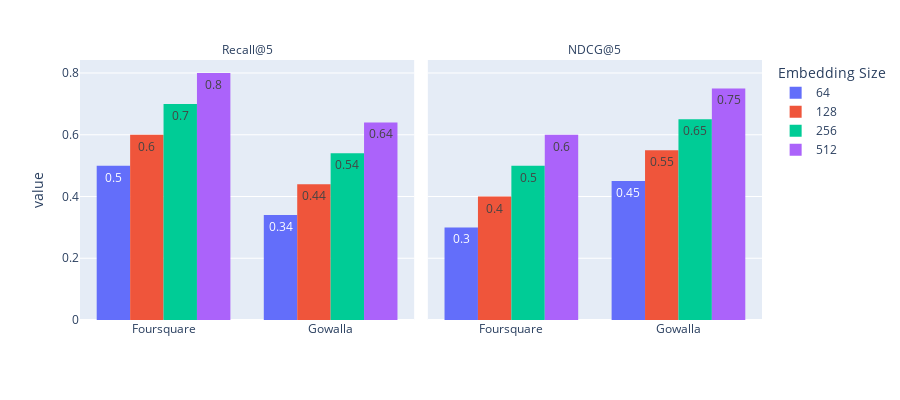

The notebook cell saved with this chart:
### Code cell
fig = px.histogram(df1, x="Dataset", y="value",
             color='emb_size', barmode='group',
             histfunc='avg', facet_col="variable",
             height=400, text_auto=True)

fig.for_each_annotation(lambda a: a.update(text=a.text.split("=")[-1]))
fig.update_xaxes(title = '')

fig.update_layout(
    # title="Plot Title",
    yaxis_title="value",
    # xaxis_title="Y Axis Title",
    legend_title="Embedding Size"
)

fig.show()

### Figure 1 — Plotly figure (JSON) as saved in the notebook; plotly's stock layout.template omitted (floating-point values rounded to 4 significant figures)
{"data": [{"alignmentgroup": "True", "bingroup": "x", "histfunc": "avg", "hovertemplate": "emb_size=64<br>variable=Recall@5<br>Dataset=%{x}<br>avg of value=%{y}<extra></extra>", "legendgroup": "64", "marker": {"color": "#636efa", "pattern": {"shape": ""}}, "name": "64", "offsetgroup": "64", "orientation": "v", "showlegend": true, "texttemplate": "%{value}", "type": "histogram", "x": ["Foursquare", "Gowalla"], "xaxis": "x", "y": ["0.5", "0.34"], "yaxis": "y"}, {"alignmentgroup": "True", "bingroup": "x", "histfunc": "avg", "hovertemplate": "emb_size=64<br>variable=NDCG@5<br>Dataset=%{x}<br>avg of value=%{y}<extra></extra>", "legendgroup": "64", "marker": {"color": "#636efa", "pattern": {"shape": ""}}, "name": "64", "offsetgroup": "64", "orientation": "v", "showlegend": false, "texttemplate": "%{value}", "type": "histogram", "x": ["Foursquare", "Gowalla"], "xaxis": "x2", "y": ["0.3", "0.45"], "yaxis": "y2"}, {"alignmentgroup": "True", "bingroup": "x", "histfunc": "avg", "hovertemplate": "emb_size=128<br>variable=Recall@5<br>Dataset=%{x}<br>avg of value=%{y}<extra></extra>", "legendgroup": "128", "marker": {"color": "#EF553B", "pattern": {"shape": ""}}, "name": "128", "offsetgroup": "128", "orientation": "v", "showlegend": true, "texttemplate": "%{value}", "type": "histogram", "x": ["Foursquare", "Gowalla"], "xaxis": "x", "y": ["0.6", "0.44"], "yaxis": "y"}, {"alignmentgroup": "True", "bingroup": "x", "histfunc": "avg", "hovertemplate": "emb_size=128<br>variable=NDCG@5<br>Dataset=%{x}<br>avg of value=%{y}<extra></extra>", "legendgroup": "128", "marker": {"color": "#EF553B", "pattern": {"shape": ""}}, "name": "128", "offsetgroup": "128", "orientation": "v", "showlegend": false, "texttemplate": "%{value}", "type": "histogram", "x": ["Foursquare", "Gowalla"], "xaxis": "x2", "y": ["0.4", "0.55"], "yaxis": "y2"}, {"alignmentgroup": "True", "bingroup": "x", "histfunc": "avg", "hovertemplate": "emb_size=256<br>variable=Recall@5<br>Dataset=%{x}<br>avg of value=%{y}<extra></extra>", "legendgroup": "256", "marker": {"color": "#00cc96", "pattern": {"shape": ""}}, "name": "256", "offsetgroup": "256", "orientation": "v", "showlegend": true, "texttemplate": "%{value}", "type": "histogram", "x": ["Foursquare", "Gowalla"], "xaxis": "x", "y": ["0.7", "0.54"], "yaxis": "y"}, {"alignmentgroup": "True", "bingroup": "x", "histfunc": "avg", "hovertemplate": "emb_size=256<br>variable=NDCG@5<br>Dataset=%{x}<br>avg of value=%{y}<extra></extra>", "legendgroup": "256", "marker": {"color": "#00cc96", "pattern": {"shape": ""}}, "name": "256", "offsetgroup": "256", "orientation": "v", "showlegend": false, "texttemplate": "%{value}", "type": "histogram", "x": ["Foursquare", "Gowalla"], "xaxis": "x2", "y": ["0.5", "0.65"], "yaxis": "y2"}, {"alignmentgroup": "True", "bingroup": "x", "histfunc": "avg", "hovertemplate": "emb_size=512<br>variable=Recall@5<br>Dataset=%{x}<br>avg of value=%{y}<extra></extra>", "legendgroup": "512", "marker": {"color": "#ab63fa", "pattern": {"shape": ""}}, "name": "512", "offsetgroup": "512", "orientation": "v", "showlegend": true, "texttemplate": "%{value}", "type": "histogram", "x": ["Foursquare", "Gowalla"], "xaxis": "x", "y": ["0.8", "0.64"], "yaxis": "y"}, {"alignmentgroup": "True", "bingroup": "x", "histfunc": "avg", "hovertemplate": "emb_size=512<br>variable=NDCG@5<br>Dataset=%{x}<br>avg of value=%{y}<extra></extra>", "legendgroup": "512", "marker": {"color": "#ab63fa", "pattern": {"shape": ""}}, "name": "512", "offsetgroup": "512", "orientation": "v", "showlegend": false, "texttemplate": "%{value}", "type": "histogram", "x": ["Foursquare", "Gowalla"], "xaxis": "x2", "y": ["0.6", "0.75"], "yaxis": "y2"}], "layout": {"annotations": [{"font": {}, "showarrow": false, "text": "Recall@5", "x": 0.245, "xanchor": "center", "xref": "paper", "y": 1, "yanchor": "bottom", "yref": "paper"}, {"font": {}, "showarrow": false, "text": "NDCG@5", "x": 0.755, "xanchor": "center", "xref": "paper", "y": 1, "yanchor": "bottom", "yref": "paper"}], "barmode": "group", "height": 400, "legend": {"title": {"text": "Embedding Size"}, "tracegroupgap": 0}, "margin": {"t": 60}, "xaxis": {"anchor": "y", "domain": [0, 0.49], "title": {"text": ""}}, "xaxis2": {"anchor": "y2", "domain": [0.51, 1], "matches": "x", "title": {"text": ""}}, "yaxis": {"anchor": "x", "domain": [0, 1], "title": {"text": "value"}}, "yaxis2": {"anchor": "x2", "domain": [0, 1], "matches": "y", "showticklabels": false}}}
